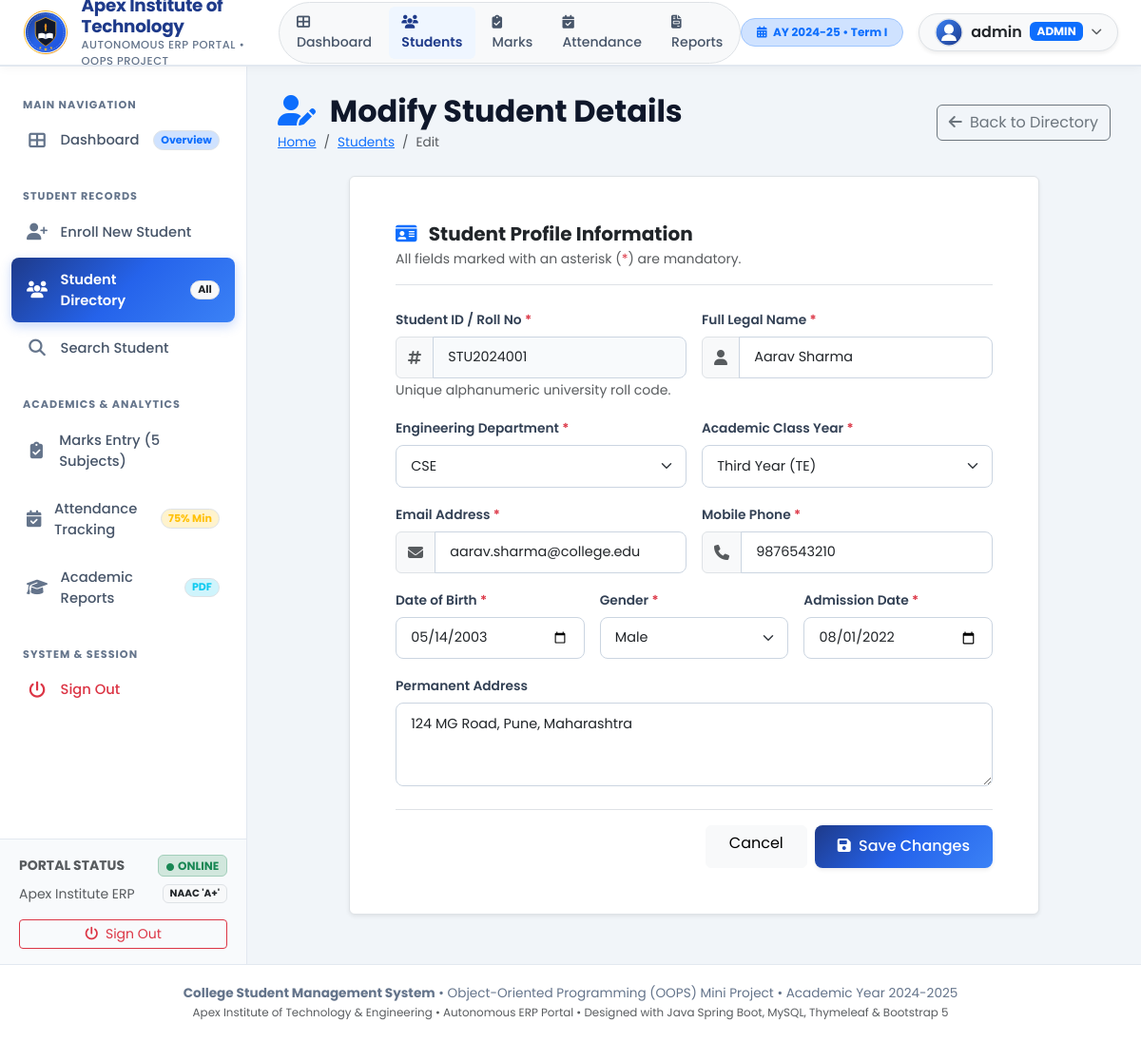
/students/edit/1 (signed in), run on the app's committed database.
### tables this page shows
CREATE TABLE students (
        id INTEGER PRIMARY KEY AUTOINCREMENT,
        student_id TEXT UNIQUE NOT NULL,
        name TEXT NOT NULL,
        department TEXT NOT NULL,
        class_year TEXT NOT NULL,
        email TEXT UNIQUE NOT NULL,
        phone TEXT NOT NULL,
        address TEXT,
        dob TEXT NOT NULL,
        gender TEXT NOT NULL,
        admission_date TEXT NOT NULL
    );

### server.py (the view, shortened to what this page needs)
@app.route('/students/edit/<int:id>', methods=['GET', 'POST'])
@login_required
def student_edit(id):
    conn = get_db()
    cursor = conn.cursor()
    cursor.execute('SELECT * FROM students WHERE id = ?', (id,))
    student = cursor.fetchone()
    conn.close()
    if not student:
        flash('Student record not found.', 'error')
        return redirect(url_for('students_list'))
    return render_template('student_form.html', active_page='students', is_edit=True, student=student)

### server.py (called while the page is built)
def get_db():
    conn = sqlite3.connect(DB_PATH)
    conn.row_factory = sqlite3.Row
    return conn

def login_required(f):
    @wraps(f)
    def decorated_function(*args, **kwargs):
        if 'username' not in session:
            flash('Please sign in to access the ERP Portal.', 'error')
            return redirect(url_for('login'))
        return f(*args, **kwargs)
    return decorated_function

### web_templates/student_form.html (shortened to what this page needs)
{% extends "layout.html" %}
{% block content %}
<div class="page-title-box d-flex justify-content-between align-items-center mb-4">
    <div>
        <h2 class="fw-bold mb-1">
            <i class="fas {{ 'fa-user-edit' if is_edit else 'fa-user-plus' }} text-primary me-2"></i>
            {{ 'Modify Student Details' if is_edit else 'Enroll New Student' }}
        </h2>
        <nav aria-label="breadcrumb">
            <ol class="breadcrumb mb-0">
                <li class="breadcrumb-item"><a href="/dashboard">Home</a></li>
                <li class="breadcrumb-item"><a href="/students">Students</a></li>
                <li class="breadcrumb-item active" aria-current="page">{{ 'Edit' if is_edit else 'Add New' }}</li>
            </ol>
        </nav>
    </div>
    <div>
        <a href="/students" class="btn btn-outline-secondary">
            <i class="fas fa-arrow-left me-1"></i> Back to Directory
        </a>
    </div>
</div>
<div class="row justify-content-center">
    <div class="col-lg-10">
        <div class="custom-card p-4 p-md-5 bg-white rounded border shadow-sm">
            <div class="border-bottom pb-3 mb-4">
                <h5 class="fw-bold mb-1 text-dark">
                    <i class="fas fa-id-card text-primary me-2"></i>
                    {{ 'Student Profile Information' if is_edit else 'New Student Registration Form' }}
                </h5>
                <p class="text-muted small mb-0">All fields marked with an asterisk (<span class="text-danger">*</span>) are mandatory.</p>
            </div>
            <form action="{{ '/students/edit/' + (student.id|string) if is_edit else '/students/add' }}" method="post">
                <div class="row g-3">
                    <div class="col-md-6">
                        <label for="studentId" class="form-label fw-semibold">Student ID / Roll No <span class="text-danger">*</span></label>
                        <div class="input-group">
                            <span class="input-group-text bg-light"><i class="fas fa-hashtag text-muted"></i></span>
                            <input type="text" class="form-control" id="studentId" name="student_id"
                                   value="{{ student.student_id if student else '' }}"
                                   placeholder="e.g. STU2024099" required {% if is_edit %}readonly style="background-color: #f8fafc;"{% endif %}>
                        </div>
                        <small class="text-muted">Unique alphanumeric university roll code.</small>
                    </div>
                    <div class="col-md-6">
                        <label for="name" class="form-label fw-semibold">Full Legal Name <span class="text-danger">*</span></label>
                        <div class="input-group">
                            <span class="input-group-text bg-light"><i class="fas fa-user text-muted"></i></span>
                            <input type="text" class="form-control" id="name" name="name"
                                   value="{{ student.name if student else '' }}"
                                   placeholder="e.g. Rahul Sharma" required>
                        </div>
                    </div>
                    <div class="col-md-6">
                        <label for="department" class="form-label fw-semibold">Engineering Department <span class="text-danger">*</span></label>
                        <select class="form-select" id="department" name="department" required>
                            {% for dept in ['CSE', 'IT', 'AI&DS', 'ENTC', 'Mechanical', 'Civil'] %}
                            <option value="{{ dept }}" {% if student and student.department == dept %}selected{% endif %}>{{ dept }}</option>
                            {% endfor %}
                        </select>
                    </div>
                    <div class="col-md-6">
                        <label for="classYear" class="form-label fw-semibold">Academic Class Year <span class="text-danger">*</span></label>
                        <select class="form-select" id="classYear" name="class_year" required>
                            <option value="TE" {% if student and student.class_year == 'TE' %}selected{% endif %}>Third Year (TE)</option>
                        </select>
                    </div>
                    <div class="col-md-6">
                        <label for="email" class="form-label fw-semibold">Email Address <span class="text-danger">*</span></label>
                        <div class="input-group">
                            <span class="input-group-text bg-light"><i class="fas fa-envelope text-muted"></i></span>
                            <input type="email" class="form-control" id="email" name="email"
                                   value="{{ student.email if student else '' }}"
                                   placeholder="student@college.edu" required>
                        </div>
                    </div>
                    <div class="col-md-6">
                        <label for="phone" class="form-label fw-semibold">Mobile Phone <span class="text-danger">*</span></label>
                        <div class="input-group">
                            <span class="input-group-text bg-light"><i class="fas fa-phone text-muted"></i></span>
                            <input type="tel" class="form-control" id="phone" name="phone"
                                   value="{{ student.phone if student else '' }}"
                                   placeholder="10-digit mobile number" required>
                        </div>
                    </div>
                    <div class="col-md-4">
                        <label for="dob" class="form-label fw-semibold">Date of Birth <span class="text-danger">*</span></label>
                        <input type="date" class="form-control" id="dob" name="dob"
                               value="{{ student.dob if student else '2004-01-01' }}" required>
                    </div>
                    <div class="col-md-4">
                        <label for="gender" class="form-label fw-semibold">Gender <span class="text-danger">*</span></label>
                        <select class="form-select" id="gender" name="gender" required>
                            <option value="Male" {% if student and student.gender == 'Male' %}selected{% endif %}>Male</option>
                        </select>
                    </div>
                    <div class="col-md-4">
                        <label for="admissionDate" class="form-label fw-semibold">Admission Date <span class="text-danger">*</span></label>
                        <input type="date" class="form-control" id="admissionDate" name="admission_date"
                               value="{{ student.admission_date if student else '2024-08-01' }}" required>
                    </div>
                    <div class="col-12">
                        <label for="address" class="form-label fw-semibold">Permanent Address</label>
                        <textarea class="form-control" id="address" name="address" rows="3"
                                  placeholder="House/Street, City, State, PIN Code">{{ student.address if student else '' }}</textarea>
                    </div>
                </div>
                <div class="d-flex justify-content-end gap-2 mt-4 pt-3 border-top">
                    <a href="/students" class="btn btn-light px-4">Cancel</a>
                    <button type="submit" class="btn btn-primary px-4 shadow-sm">
                        <i class="fas fa-save me-1"></i> {{ 'Save Changes' if is_edit else 'Enroll Student' }}
                    </button>
                </div>
            </form>
        </div>
    </div>
</div>
{% endblock %}

### target/classes/static/css/style.css (style rules this page uses)
:root { --primary-blue: #1e3a8a; --primary-hover: #172554; --accent-blue: #2563eb; --accent-light: #eff6ff; --accent-gradient: linear-gradient(135deg, #1e3a8a 0%, #2563eb 50%, #3b82f6 100%); --bg-main: #f1f5f9; --card-bg: #ffffff; --text-primary: #0f172a; --text-muted: #64748b; --border-color: #e2e8f0; --success-color: #10b981; --warning-color: #f59e0b; --danger-color: #ef4444; --sidebar-width: 260px; --navbar-height: 70px; --transition-smooth: all 0.25s cubic-bezier(0.4, 0, 0.2, 1); }
* { margin: 0; padding: 0; box-sizing: border-box; }
body { font-family: 'Poppins', -apple-system, BlinkMacSystemFont, 'Segoe UI', Roboto, sans-serif; background-color: var(--bg-main); color: var(--text-primary); min-height: 100vh; display: flex; flex-direction: column; }
.page-title-box { display: flex; align-items: center; justify-content: space-between; margin-bottom: 1.75rem; flex-wrap: wrap; gap: 1rem; }
.page-title-box .breadcrumb { margin: 0; font-size: 0.85rem; }
.custom-card { background: var(--card-bg); border-radius: 12px; border: 1px solid var(--border-color); box-shadow: 0 2px 8px rgba(0, 0, 0, 0.04); transition: var(--transition-smooth); margin-bottom: 1.5rem; overflow: hidden; }
.form-label { font-weight: 600; font-size: 0.86rem; color: #334155; margin-bottom: 0.4rem; }
.form-control, .form-select { border-radius: 8px; border: 1px solid #cbd5e1; padding: 0.65rem 0.95rem; font-size: 0.9rem; transition: var(--transition-smooth); }
.btn-primary { background: var(--accent-gradient); border: none; font-weight: 500; border-radius: 8px; padding: 0.65rem 1.4rem; transition: var(--transition-smooth); }

### data on the page
students: student_id "STU2024001", name "Aarav Sharma", department "CSE", class_year "Third Year (TE)", email "aarav.sharma@college.edu", phone "9876543210", dob "05/14/2003", gender "Male", admission_date "08/01/2022", address "124 MG Road, Pune, Maharashtra"

### other printed values
{{ session.get('username', 'admin') }} "admin"
{{ session.get('role', 'ADMIN') }} "ADMIN"
{{ 'Modify Student Details' if is_edit else 'Enroll New Student' }} "Modify Student Details"
{{ 'Edit' if is_edit else 'Add New' }} "Edit"
{{ 'Save Changes' if is_edit else 'Enroll Student' }} "Save Changes"
